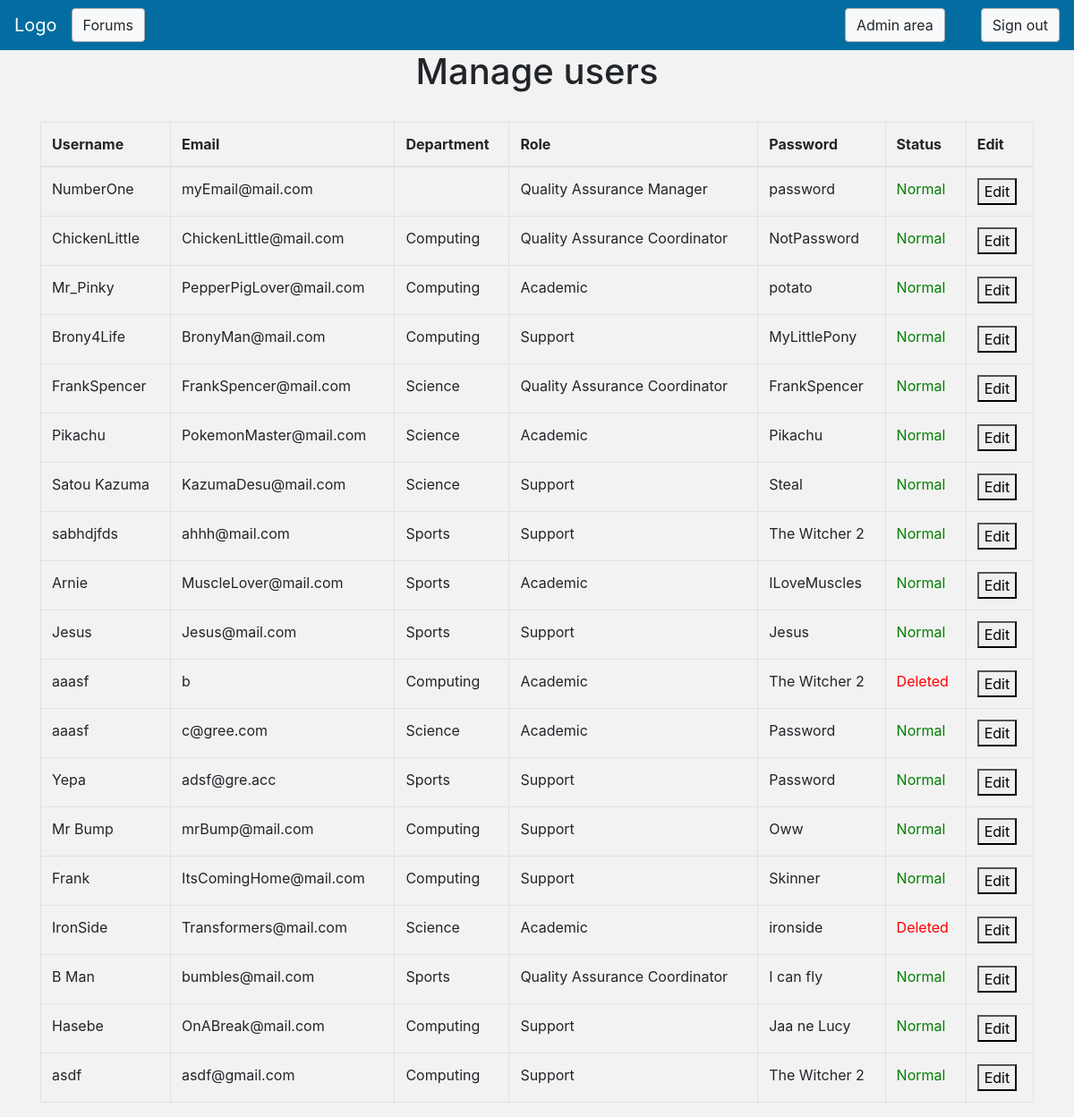
Page /manageuser.php on the committed database.
### tables this page shows
CREATE TABLE `User` (
  `UserID` int(11) NOT NULL,
  `DepartmentID` int(11) DEFAULT NULL,
  `RoleID` int(11) NOT NULL,
  `UserName` varchar(20) NOT NULL,
  `Password` varchar(100) NOT NULL,
  `Email` varchar(50) NOT NULL,
  `Admin` tinyint(1) NOT NULL DEFAULT '0',
  `Banned` tinyint(1) NOT NULL DEFAULT '0',
  `Removed` tinyint(1) NOT NULL DEFAULT '0'
);

CREATE TABLE `Role` (
  `RoleID` int(11) NOT NULL,
  `Name` varchar(30) DEFAULT NULL,
  `Type` varchar(30) DEFAULT NULL,
  `Description` varchar(255) DEFAULT NULL,
  `NoDepartment` tinyint(1) NOT NULL DEFAULT '0',
  `Removed` tinyint(1) NOT NULL DEFAULT '0'
);

CREATE TABLE `Department` (
  `DepartmentID` int(11) NOT NULL,
  `Name` varchar(20) NOT NULL,
  `Description` varchar(255) DEFAULT NULL,
  `Removed` tinyint(1) NOT NULL DEFAULT '0'
);

### manageuser.php (the view, shortened to what this page needs)
<!DOCTYPE html>
<html>
<head>
    <link rel="stylesheet" href="https://stackpath.bootstrapcdn.com/bootstrap/4.4.1/css/bootstrap.min.css">
    <link rel="stylesheet" href="https://cdnjs.cloudflare.com/ajax/libs/font-awesome/4.7.0/css/font-awesome.min.css">
    <link rel="stylesheet" type="text/css" href="styles2.css">
</head>
<body>
    <nav class="navbar navbar-expand-lg navbar-dark" style="background-color: #036DA1;">
        <a class="navbar-brand" href="#">Logo</a>
        <div class="collapse navbar-collapse" id="navbarSupportedContent">
            <ul class="navbar-nav mr-auto">
                <li class="nav-item active">
                    <a href="forum.html"><button class="btn btn-light my-2 my-sm-0" type="submit">Forums</button></a>
                </li>
            </ul>
            <form class="form-inline my-2 my-lg-0">
                <a href="admin.html"><button style="margin:40px;" class="btn btn-light my-2 my-sm-0" type="Submit">Admin area</button></a>
            </form>
            <form class="form-inline my-2 my-lg-0">
                <button class="btn btn-light my-2 my-sm-0" type="submit">Sign out</button>
            </form>
        </div>
    </nav>
    <h1> Manage users</h1>
    <br>
    <form action="" method="post">
        <div class="container">
            <table class="table table-bordered" id="table">
                <thead>
                    <?php
    $host = "mysql.cms.gre.ac.uk";
    $username = "st2645h";
    $password = "Enterprise94";
    $database = "mdb_st2645h";
$dbc = mysqli_connect($host, $username, $password, $database) OR die("couldn't connect to database".  mysqli_connect_errno());
$result = mysqli_query($dbc, " SELECT UserID, u.UserName,u.Password, d.Name AS dName, Email, r.Name AS rName, Banned, u.Removed  FROM User u LEFT Join Department d ON u.DepartmentID=d.DepartmentID INNER join Role r on u.RoleID=r.RoleID ORDER BY u.UserID ASC");
?>
                    <tr>
                        <th>Username</th>
                        <th>Email</th>
                        <th>Department</th>
                        <th>Role</th>
                 <th>Password</th>
                        <th>Status</th>
                        <th>Edit</th>
                    </tr>
                    </thead>
                    <tbody>
                    <?php
                    $i = 0;
                    while($row = mysqli_fetch_array($result)): ?>
                    <tr>
                        <form method="post">
                            <td><?php echo $row['UserName'];?></td>
                            <td><?php echo $row['Email'];?></td>
                            <td><?php echo $row['dName'];?></td>
                            <td><?php echo $row['rName'];?></td>
                         <td><?php echo $row['Password'];?></td>
                            <td><?php
                               if($row['Removed'] == 1)
                                {
                                 echo '<p1>Deleted</p1>';
                                }
                                else if($row['Banned'] == 1)
                                {
                                echo '<p1>Banned</p1>';
                                }
                                else if($row['Banned'] == 0 && $row['Removed'] == 0){
                                    echo '<p2> Normal</p2>';
                            };
                                ?></td>
                        <th><button name="Edit<?php echo $i;?>" class="open-form" onclick="openForm()">Edit</button></th>
                    </form>
                    </tr>
                        <?php $i++; endwhile;?>
                </tbody>
            </table>
        </div>
    </form>
</body>
</html>

### styles2.css (style rules this page uses)
body { background-color: #F2F2F2; }
h1 { text-align: center; }
.btn { border: 1px solid #A9A9A9; }

### manageuser.php (style rules this page uses)
p1 { color: red; }
p2 { color: green; }

### rows in the picture
user: UserName "NumberOne", Email "myEmail@mail.com", RoleID.Name "Quality Assurance Manager", Password "password", Removed "Normal"
user: UserName "ChickenLittle", Email "ChickenLittle@mail.com", DepartmentID.Name "Computing", RoleID.Name "Quality Assurance Coordinator", Password "NotPassword", Removed "Normal"
user: UserName "Mr_Pinky", Email "PepperPigLover@mail.com", DepartmentID.Name "Computing", RoleID.Name "Academic", Password "potato", Removed "Normal"
user: UserName "Brony4Life", Email "BronyMan@mail.com", DepartmentID.Name "Computing", RoleID.Name "Support", Password "MyLittlePony", Removed "Normal"
user: UserName "FrankSpencer", Email "FrankSpencer@mail.com", DepartmentID.Name "Science", RoleID.Name "Quality Assurance Coordinator", Password "FrankSpencer", Removed "Normal"
user: UserName "Pikachu", Email "PokemonMaster@mail.com", DepartmentID.Name "Science", RoleID.Name "Academic", Password "Pikachu", Removed "Normal"
user: UserName "Satou Kazuma", Email "KazumaDesu@mail.com", DepartmentID.Name "Science", RoleID.Name "Support", Password "Steal", Removed "Normal"
user: UserName "sabhdjfds", Email "ahhh@mail.com", DepartmentID.Name "Sports", RoleID.Name "Support", Password "The Witcher 2", Removed "Normal"
user: UserName "Arnie", Email "MuscleLover@mail.com", DepartmentID.Name "Sports", RoleID.Name "Academic", Password "ILoveMuscles", Removed "Normal"
user: UserName "Jesus", Email "Jesus@mail.com", DepartmentID.Name "Sports", RoleID.Name "Support", Password "Jesus", Removed "Normal"
user: UserName "aaasf", Email "b", DepartmentID.Name "Computing", RoleID.Name "Academic", Password "The Witcher 2", Removed "Deleted"
user: UserName "aaasf", Email "c@gree.com", DepartmentID.Name "Science", RoleID.Name "Academic", Password "Password", Removed "Normal"
user: UserName "Yepa", Email "adsf@gre.acc", DepartmentID.Name "Sports", RoleID.Name "Support", Password "Password", Removed "Normal"
user: UserName "Mr Bump", Email "mrBump@mail.com", DepartmentID.Name "Computing", RoleID.Name "Support", Password "Oww", Removed "Normal"
user: UserName "Frank", Email "ItsComingHome@mail.com", DepartmentID.Name "Computing", RoleID.Name "Support", Password "Skinner", Removed "Normal"
user: UserName "IronSide", Email "Transformers@mail.com", DepartmentID.Name "Science", RoleID.Name "Academic", Password "ironside", Removed "Deleted"
user: UserName "B Man", Email "bumbles@mail.com", DepartmentID.Name "Sports", RoleID.Name "Quality Assurance Coordinator", Password "I can fly", Removed "Normal"
user: UserName "Hasebe", Email "OnABreak@mail.com", DepartmentID.Name "Computing", RoleID.Name "Support", Password "Jaa ne Lucy", Removed "Normal"
user: UserName "asdf", Email "asdf@gmail.com", DepartmentID.Name "Computing", RoleID.Name "Support", Password "The Witcher 2", Removed "Normal"
